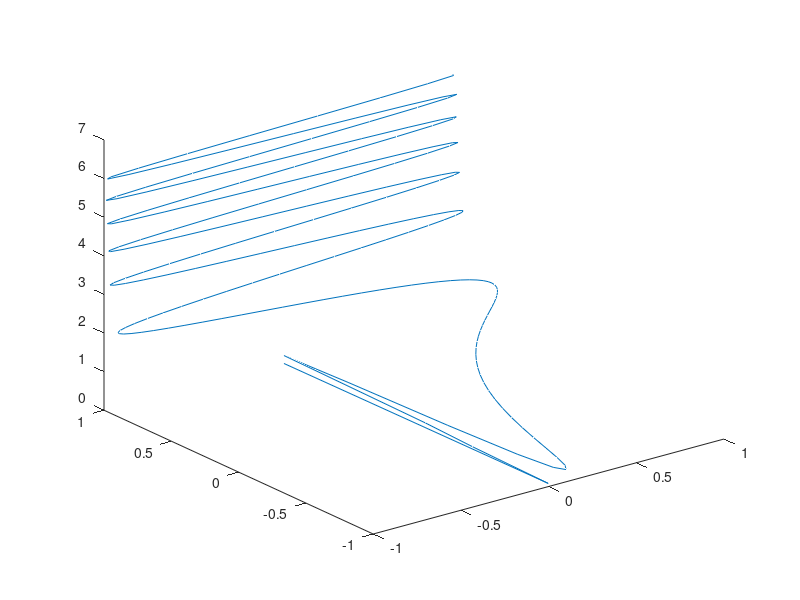

This figure's MATLAB source:
t = linspace(0,2*pi,200);
%surf(sin(t.^2),cos(t.^(-1)),t);
%[X,Y] = meshgrid(sin(t.^2),cos(t.^(-1)));
%mesh(X,Y,t);
plot3(sin(t.^2),cos(t.^(-1)),t);